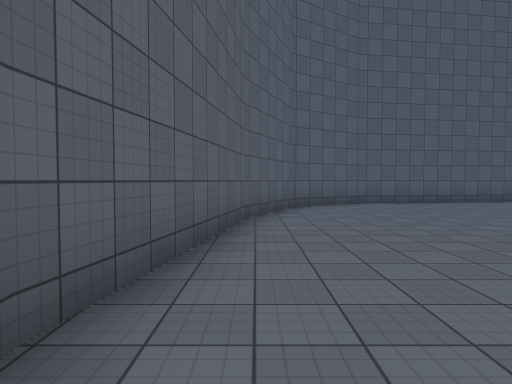
[1] (above)

20 first-person views from a walk through a scene from a Unity 3-D project. The camera is 1.5 m above the floor, tilts 2° down and sees 75° across. The floor is counted in squares, 2 m on a side. Each view is taken from the middle of a square. On the plan, view 1 faces up. The plan holds only what a view shows up to about 11 squares ahead; the rest is blank. The place goes on beyond the plan. Surface patterns are stand-ins for the level's own textures.

[2]
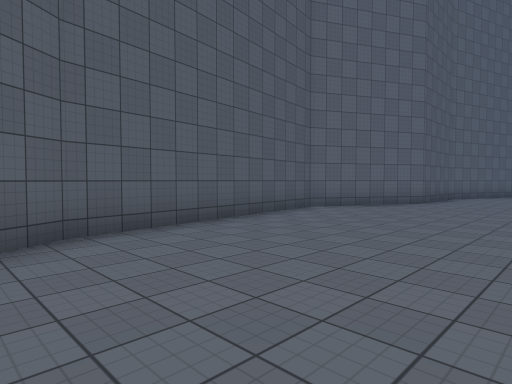

[3]
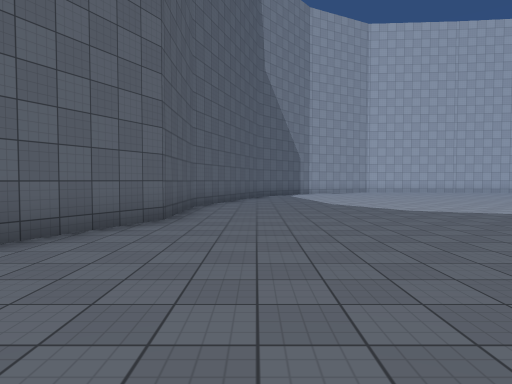

[4]
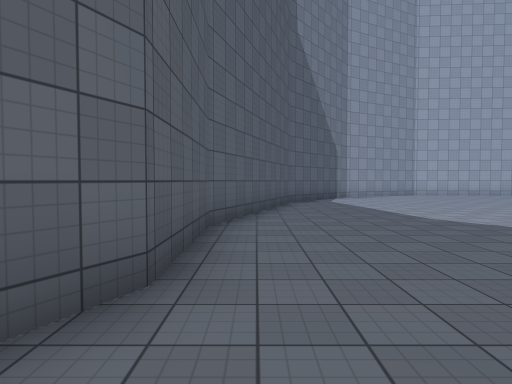

[5]
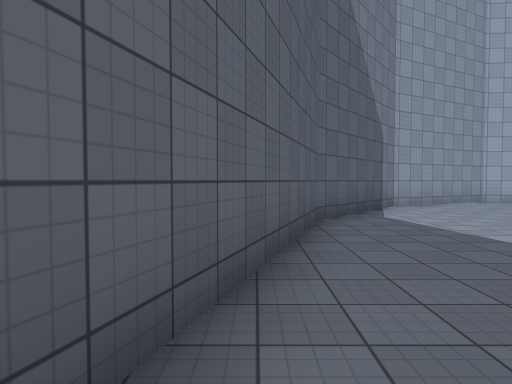

[6]
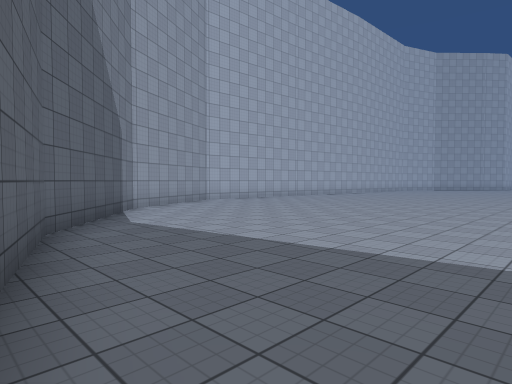

[7]
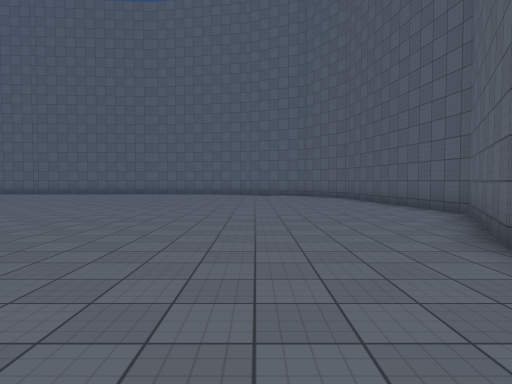

[8]
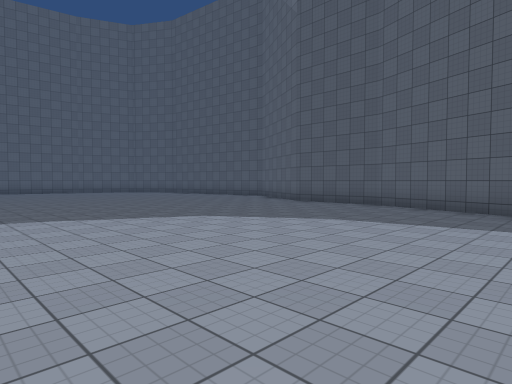

[9]
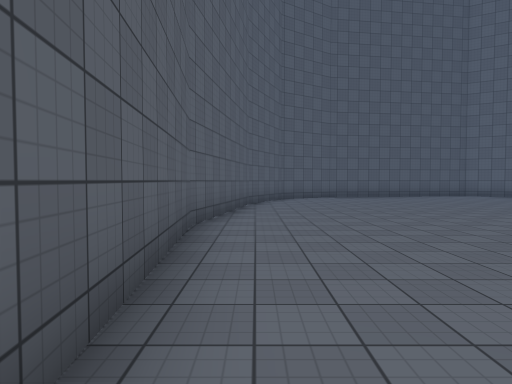

[10]
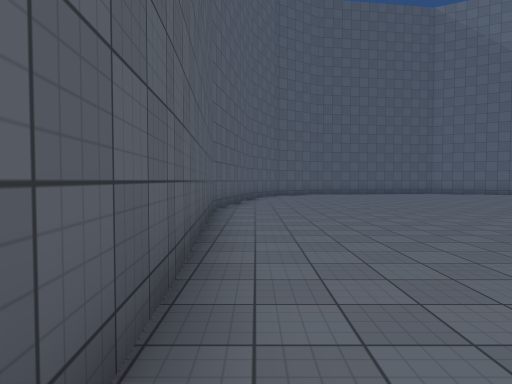

[11]
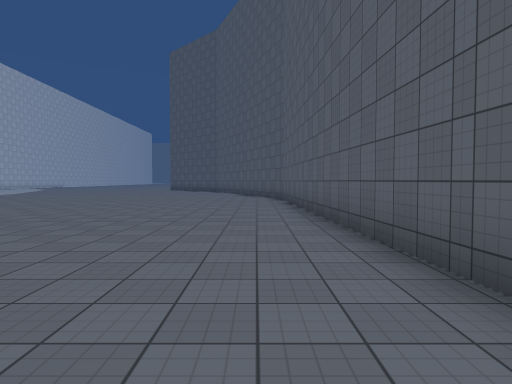

[12]
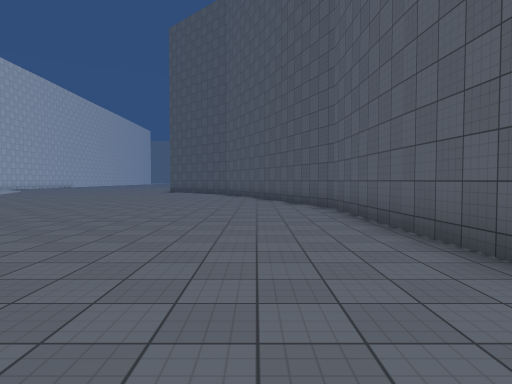

[13]
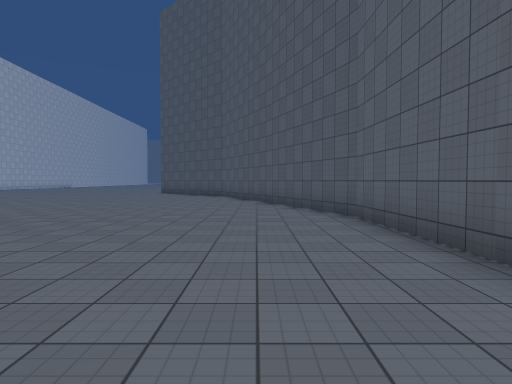

[14]
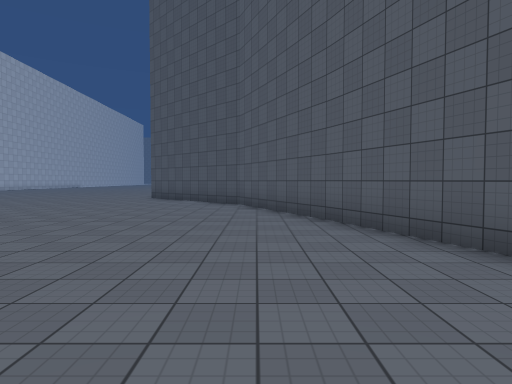

[15]
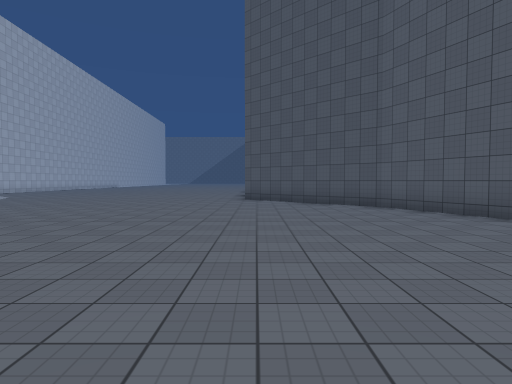

[16]
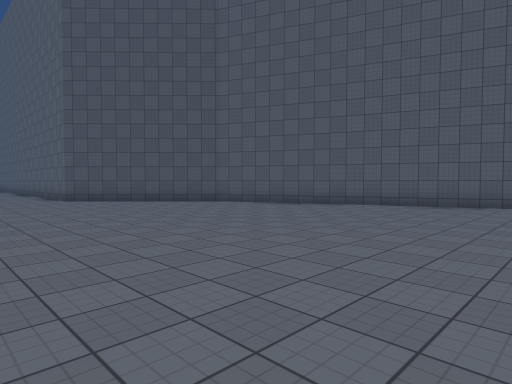

[17]
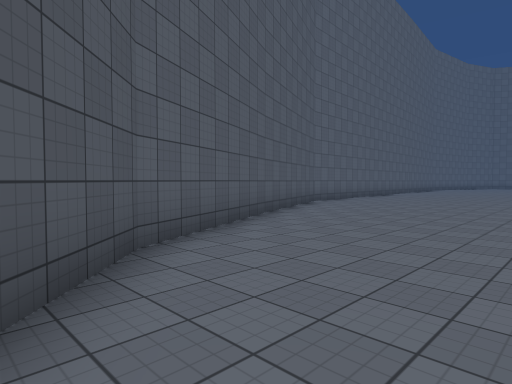

[18]
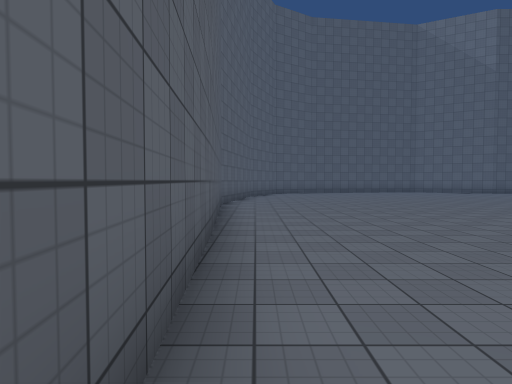

[19]
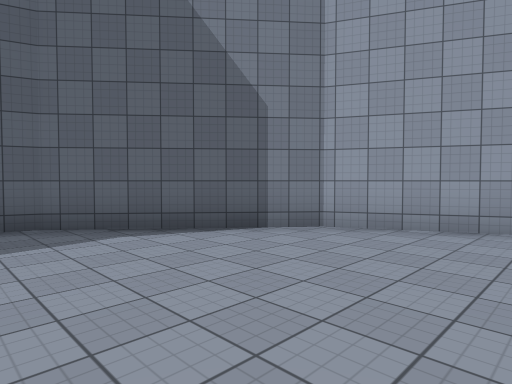

[20]
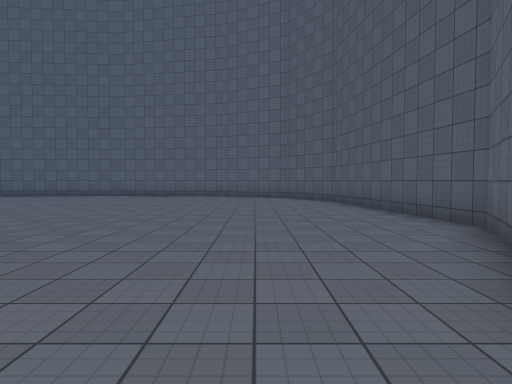

### Floor plan
Points are (right, up) in squares from view 1. A wall is a line through its corners. A room is listed if a view was taken in it or the views show most of it. See-through windows are left out.
Room 1 (views 1, 2, 3, 4, 5, 6, 7, 8, 9, 10, 11, 12, 13, 14, 15, 16, 17, 18, 19, 20)
walls: (-0.1, -14.8) (3.3, -23.5); (-1, 1.5) (0, -15); (26.5, 3.1) (25.6, 5) (22.2, 7.8) (16.4, 9.8) (13.3, 9.8) (9.8, 11.6) (3.3, 10.7) (1, 9.3) (-0.2, 6.5) (-1.1, 1.4); (3.4, -23.3) (5.2, -25)

Positions as (right, up) in squares from view 1, and headings:
1: (0, 0), facing up
2: (2, 6), facing up-right
3: (7, 8), facing right
4: (11, 9), facing right
5: (16, 9), facing right
6: (17, 9), facing down-right
7: (17, 7), facing left
8: (21, 0), facing up-left
9: (0, -4), facing up
10: (0, -7), facing up
11: (1, -2), facing down
12: (2, -6), facing down
13: (2, -8), facing down
14: (3, -13), facing down
15: (7, -14), facing down
16: (11, -14), facing down-left
17: (7, -25), facing up-left
18: (0, -9), facing up
19: (21, 2), facing up-right
20: (15, 8), facing left
